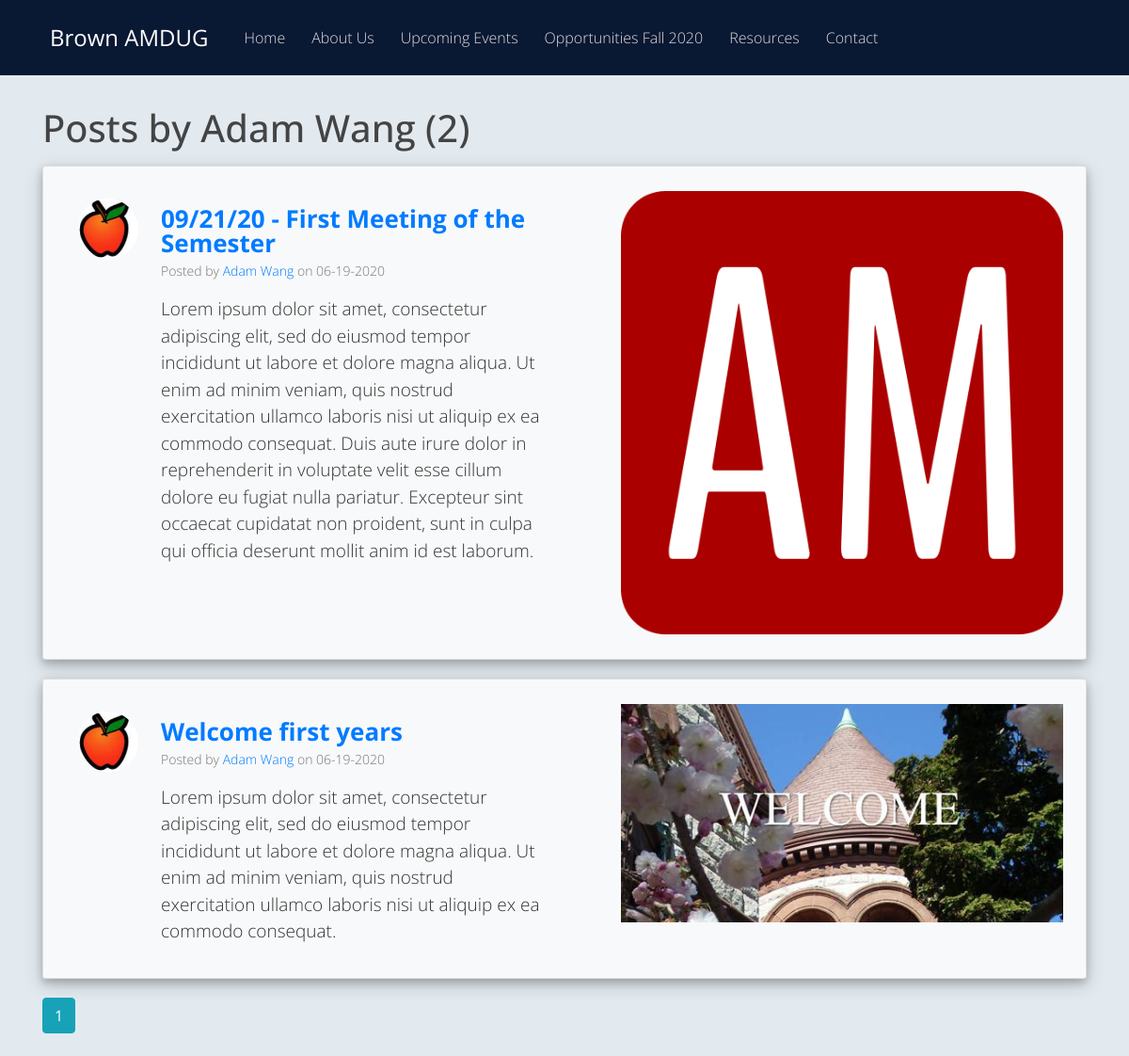
The app's page /user/Adam Wang, older data.
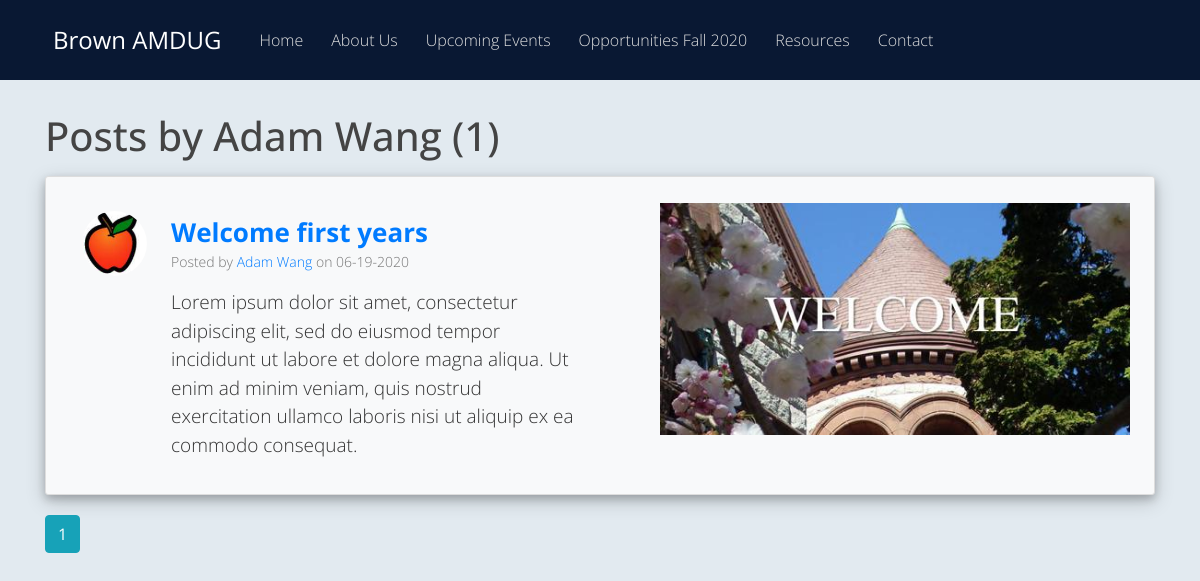
The same page, newer data.
### website/models.py (models this page shows, shortened)
class Post(db.Model):
	id = db.Column(db.Integer, primary_key=True)
	title = db.Column(db.String(100), nullable=False)
	date_posted = db.Column(db.DateTime, nullable=False, default=datetime.now)
	content = db.Column(db.Text, nullable=False)
	user_id = db.Column(db.Integer, db.ForeignKey('user.id'), nullable=False)
	image_file = db.Column(db.String(20), nullable=False, default='default.png')

class User(db.Model, UserMixin):
	id = db.Column(db.Integer, primary_key=True)
	name = db.Column(db.String(20), unique=True, nullable=False)
	email = db.Column(db.String(120), unique=True, nullable=False)
	image_file = db.Column(db.String(20), nullable=False, default='default.png')
	password = db.Column(db.String(20), nullable=False)
	posts = db.relationship('Post', backref='author', lazy=True)

### website/users/routes.py (the view)
@users.route("/user/<string:name>")
def user_posts(name):
	page = request.args.get('page', 1, type=int)
	user = User.query.filter_by(name=name).first_or_404()
	posts = Post.query.filter_by(author=user).order_by(Post.date_posted.desc()).paginate(page=page, per_page=10)
	return render_template('user_posts.html', posts=posts, user=user)

### website/templates/user_posts.html
{% extends "layout.html" %}
{% block content %}
	<h1 class="mb-3">Posts by {{ user.name }} ({{ posts.total }})</h1>
	{% for post in posts.items %}
		<article class="media content-section shadow bg-light">
			<img class="rounded-circle article-img mt-4 ml-3" src="{{ url_for('static', filename='profile_pics/' + post.author.image_file) }}">
		  	<div class="media-body row">
				<div class="col-lg-6">
					<div class="article-metadata pt-4 pl-2 pr-5">
						<p class="article-title font-weight-bold pt-2"><a href="{{ url_for('posts.post', post_id=post.id) }}">{{ post.title }}</a></p>
						<p class="article-author">Posted by <a href="{{ url_for('users.user_posts', name=post.author.name) }}">{{ post.author.name }}</a> on {{ post.date_posted.strftime('%m-%d-%Y') }}</p>
						<p class="article-content">{{ post.content }}</p>
					</div>
				</div>
				<div class="col-lg-6">
					<img class="img-fluid float-right mt-3 mb-3 mr-1" src="{{ url_for('static', filename='event_pics/' + post.image_file) }}">
				</div>
			</div>
		</article>
	{% endfor %}
	{% for page_num in posts.iter_pages(left_edge=1, right_edge=1, left_current=2, right_current=3) %}
		{% if page_num %}
			{% if posts.page == page_num %}
				<a class="btn btn-info mb-4" href="{{ url_for('users.user_posts', name=user.name, page=page_num) }}">{{ page_num }}</a>
			{% else %}
				<a class="btn btn-outline-info mb-4" href="{{ url_for('users.user_posts', name=user.name, page=page_num) }}">{{ page_num }}</a>
			{% endif %}
		{% else %}
			. . .
		{% endif %}
	{% endfor %}
{% endblock content %}

Row changes from the older to the newer data that the page shows:
removed Post: image_file (picture), title "09/21/20 - First Meeting of the Semester", author.name "Adam Wang", date_posted "06-19-2020", content "Lorem ipsum dolor sit amet, consectetur adipiscing elit, sed do eiusmod tempor incididunt ut labore et dolore magna aliqua. Ut enim ad minim veniam, quis nostrud exercitation ullamco laboris nisi ut aliquip ex ea commodo consequat. Duis aute irure dolor in reprehenderit in voluptate velit esse cillum dolore eu fugiat nulla pariatur. Excepteur sint occaecat cupidatat non proident, sunt in culpa qui officia deserunt mollit anim id est laborum.", image_file (placeholder picture)
Text that changed along with them:
{{ posts.total }}: "2" → "1"
